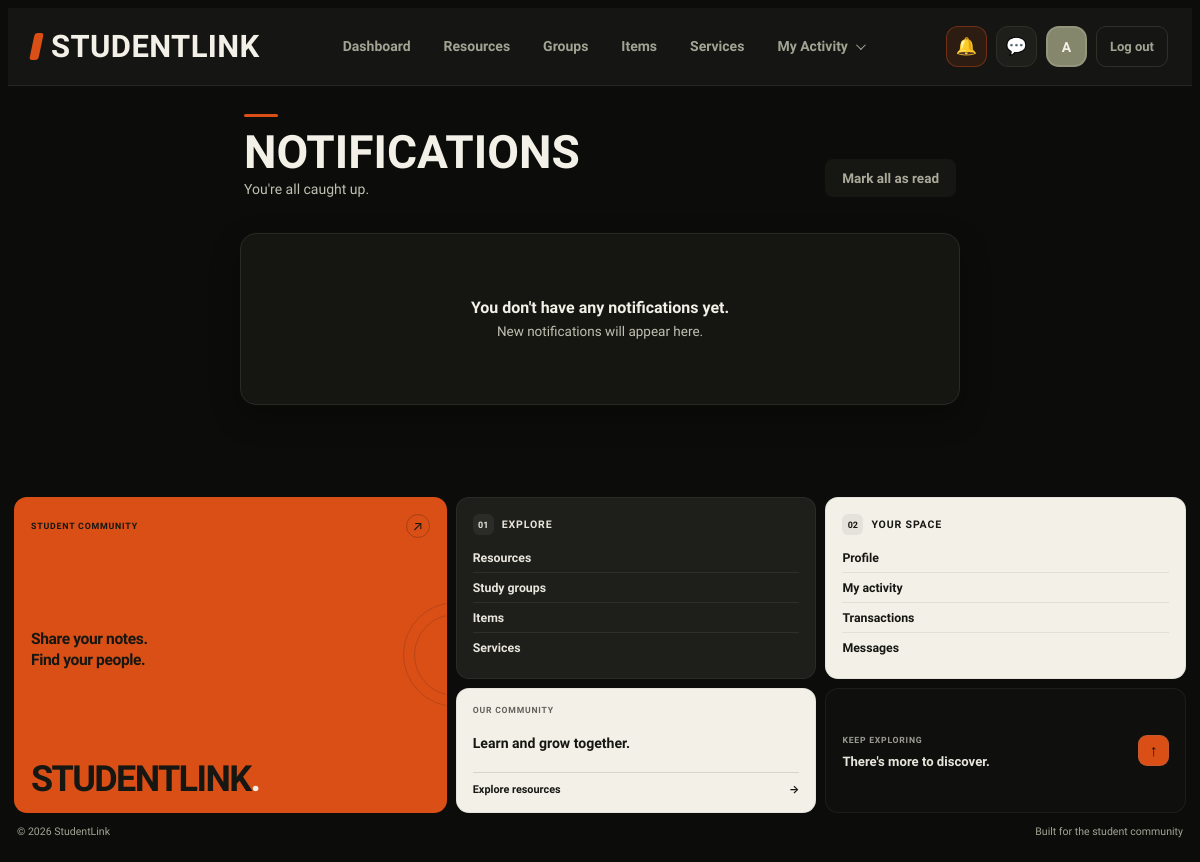
/notifications.php (signed in), run on an earlier commit of the app's database.
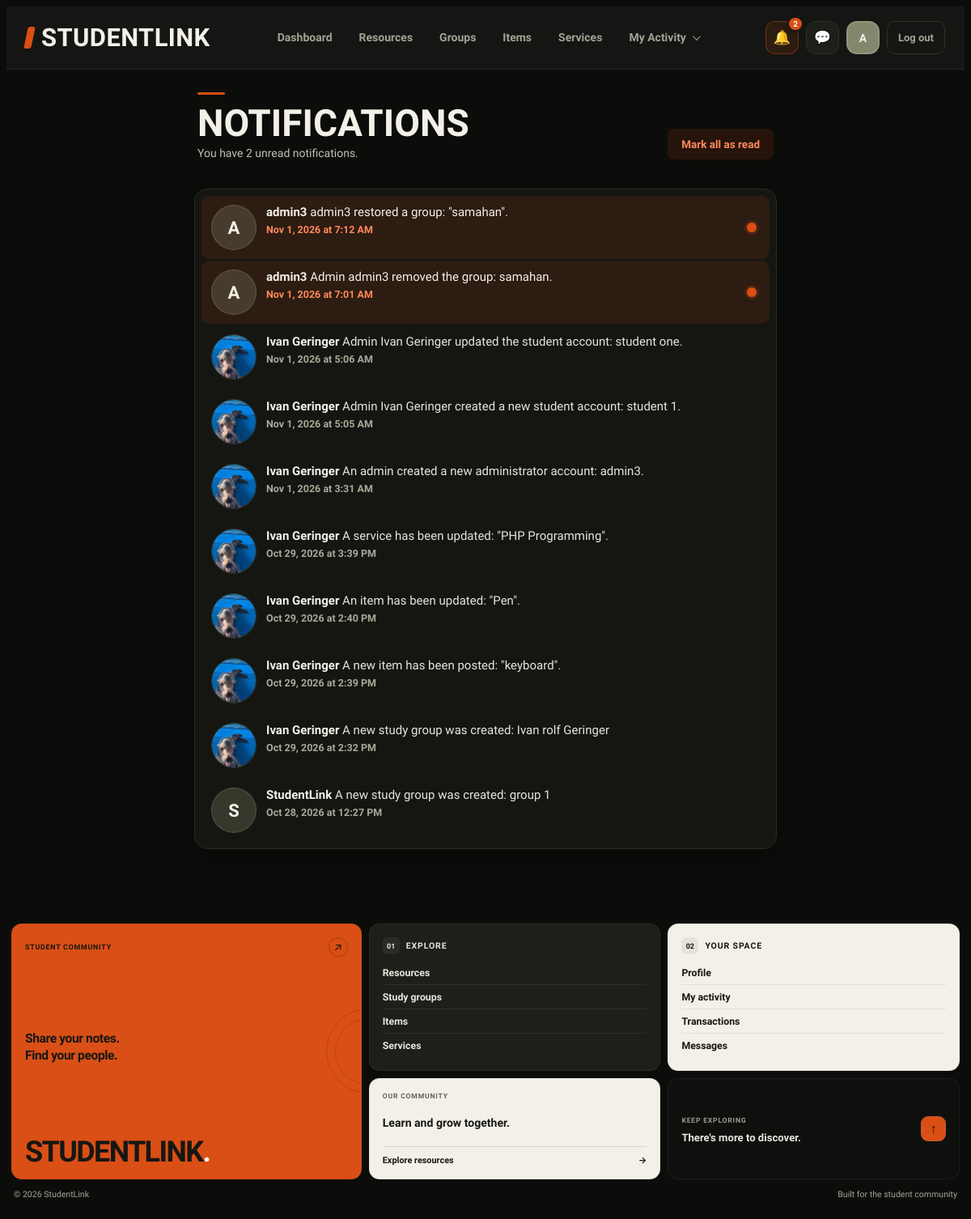
And on a later commit of the database.
### tables this page shows
CREATE TABLE `users` (
  `id` int(10) UNSIGNED NOT NULL,
  `full_name` varchar(100) NOT NULL,
  `email` varchar(150) NOT NULL,
  `password_hash` varchar(255) DEFAULT NULL,
  `google_id` varchar(64) DEFAULT NULL,
  `course` varchar(50) DEFAULT NULL,
  `year_level` varchar(20) DEFAULT NULL,
  `about` text DEFAULT NULL,
  `skills` varchar(255) DEFAULT NULL,
  `photo_path` varchar(255) DEFAULT NULL,
  `role` enum('student','admin') NOT NULL DEFAULT 'student',
  `status` enum('Active','Suspended') NOT NULL DEFAULT 'Active',
  `created_at` timestamp NOT NULL DEFAULT current_timestamp()
);

CREATE TABLE `notifications` (
  `id` int(10) UNSIGNED NOT NULL,
  `user_id` int(10) UNSIGNED NOT NULL,
  `actor_id` int(10) UNSIGNED DEFAULT NULL,
  `message` varchar(255) NOT NULL,
  `link` varchar(255) DEFAULT NULL,
  `is_read` tinyint(1) NOT NULL DEFAULT 0,
  `created_at` timestamp NOT NULL DEFAULT current_timestamp()
);

### includes/functions.php (called while the page is built, shortened)
<?php
function e($v) {
    return htmlspecialchars((string) $v, ENT_QUOTES, 'UTF-8');
}
function initials(string $name) {
    $p = preg_split('/\s+/', trim($name));
    return strtoupper(
        substr($p[0] ?? '', 0, 1) .
        (isset($p[1]) ? substr($p[1], 0, 1) : '')
    );
}

### notifications.php (the view, shortened to what this page needs)
<?php
require_once __DIR__ . '/db_connect.php';
require_once __DIR__ . '/includes/functions.php';
$userId = (int) $_SESSION['user_id'];
$notifications = [];
$stmt = $conn->prepare(
    "SELECT
        n.id,
        n.user_id,
        n.actor_id,
        n.message,
        n.link,
        n.is_read,
        n.created_at,
        u.full_name AS actor_name,
        u.photo_path AS actor_photo
     FROM notifications n
     LEFT JOIN users u ON n.actor_id = u.id
     WHERE n.user_id = ?
     ORDER BY n.created_at DESC, n.id DESC"
);
$stmt->bind_param('i', $userId);
$stmt->execute();
$result = $stmt->get_result();
while ($row = $result->fetch_assoc()) {
    $notifications[] = $row;
}
$unreadCount = 0;
foreach ($notifications as $notification) {
    if ((int) $notification['is_read'] === 0) {
        $unreadCount++;
    }
}
$active = 'notifications';
$css = ['notifications'];
include __DIR__ . '/includes/header.php';
?>
<main class="wrap narrow">
    <header class="page-head head-row">
        <div>
            <h1>Notifications</h1>
            <p class="meta">
                <?php if ($unreadCount > 0): ?>
                    You have <?= $unreadCount ?>
                    unread notification<?= $unreadCount === 1 ? '' : 's' ?>.
                <?php else: ?>
                    You're all caught up.
                <?php endif; ?>
            </p>
        </div>
        <form method="post" action="notifications.php">
            <button
                type="submit"
                class="btn btn-ghost"
                <?= $unreadCount === 0 ? 'disabled' : '' ?>
            >
                Mark all as read
            </button>
        </form>
    </header>
    <ul class="notes">
        <?php if (empty($notifications)): ?>
            <li class="note">
                <div>
                    <p>You don't have any notifications yet.</p>
                    <small class="meta">
                        New notifications will appear here.
                    </small>
                </div>
            </li>
        <?php else: ?>
            <?php foreach ($notifications as $n): ?>
                <?php
                $unread = (int) $n['is_read'] === 0;
                $actorName = !empty($n['actor_name'])
                    ? $n['actor_name']
                    : 'StudentLink';
                $actorPhoto = trim($n['actor_photo'] ?? '');
                $avatarInitials = initials($actorName);
                $createdAt = strtotime($n['created_at']);
                ?>
                <li class="note<?= $unread ? ' unread' : '' ?>">
                    <div class="notification-avatar">
                        <?php if ($actorPhoto !== ''): ?>
                            <img
                                src="<?= e($actorPhoto) ?>"
                                alt="<?= e($actorName) ?>"
                                onerror="this.style.display='none'; this.nextElementSibling.style.display='flex';"
                            >
                        <?php else: ?>
                            <span class="avatar-fallback">
                                <?= e($avatarInitials) ?>
                            </span>
                        <?php endif; ?>
                    </div>
                    <div class="notification-content">
                        <p class="notification-message">
                            <strong><?= e($actorName) ?></strong>
                            <?= nl2br(e($n['message'])) ?>
                        </p>
                        <time datetime="<?= e(date('c', $createdAt)) ?>">
                            <?= e(date('M j, Y \a\t g:i A', $createdAt)) ?>
                        </time>
                        <form method="post" action="notifications.php">
                        </form>
                    </div>
                    <?php if ($unread): ?>
                        <span
                            class="notification-unread-dot"
                            aria-label="Unread notification"
                        ></span>
                    <?php endif; ?>
                </li>
            <?php endforeach; ?>
        <?php endif; ?>
    </ul>
</main>
<?php include __DIR__ . '/includes/footer.php'; ?>

### includes/header.php (shortened to what this page needs)
<?php
require_once __DIR__ . '/functions.php';
require_once __DIR__ . '/../db_connect.php';
$css = $css ?? [];
$active = $active ?? '';
$bare = $bare ?? false;
$headerName = $_SESSION['full_name']
    ?? $_SESSION['user']
    ?? 'Student';
$headerPhoto = '';
$unreadNotificationCount = 0;
if (!empty($_SESSION['user_id'])) {
    $headerUserId = (int) $_SESSION['user_id'];
    $photoStmt = $conn->prepare("
        SELECT full_name, photo_path
        FROM users
        WHERE id = ?
        LIMIT 1
    ");
    if ($photoStmt) {
        $photoStmt->bind_param('i', $headerUserId);
        $photoStmt->execute();
        $photoResult = $photoStmt->get_result();
        $headerUser = $photoResult->fetch_assoc();
        if ($headerUser) {
            $headerName = $headerUser['full_name'] ?: $headerName;
        }
    }
    $notificationStmt = $conn->prepare("
        SELECT COUNT(*) AS unread_count
        FROM notifications
        WHERE user_id = ?
        AND is_read = 0
    ");
    if ($notificationStmt) {
        $notificationStmt->bind_param('i', $headerUserId);
        $notificationStmt->execute();
        $notificationResult = $notificationStmt->get_result();
        $notificationRow = $notificationResult->fetch_assoc();
        $unreadNotificationCount = (int) (
            $notificationRow['unread_count'] ?? 0
        );
    }
}
?>
<!DOCTYPE html>
<html lang="en">
<head>
    <?php foreach ($css as $stylesheet): ?>
        <link
            rel="stylesheet"
            href="css/<?= e($stylesheet) ?>.css"
        >
    <?php endforeach; ?>
</head>
<body>
<?php if (!$bare): ?>
<nav class="nav" aria-label="Main navigation">
    <a class="logo" href="dashboard.php">StudentLink</a>
    <div class="nav-links">
        <?php
        $navigation = [
            'dashboard' => 'Dashboard',
            'resources' => 'Resources',
            'groups'    => 'Groups',
            'items'     => 'Items',
            'services'  => 'Services'
        ];
        foreach ($navigation as $key => $label):
        ?>
            <a
                href="<?= e($key) ?>.php"
                <?= $active === $key ? 'aria-current="page"' : '' ?>
            >
                <?= e($label) ?>
            </a>
        <?php endforeach; ?>
        <div class="activity-menu" id="activity-menu">
            <button
                type="button"
                class="activity-trigger <?= in_array($active, ['activity', 'transactions'], true) ? 'menu-active' : '' ?>"
                id="activity-menu-button"
                aria-expanded="false"
                aria-controls="activity-dropdown"
            >
                My Activity
                <span class="activity-chevron" aria-hidden="true"></span>
            </button>
        </div>
    </div>
    <div class="nav-tools">
        <a
            class="icon-btn notification-link"
            href="notifications.php"
            aria-label="<?= $unreadNotificationCount > 0
                ? 'Notifications, ' . $unreadNotificationCount . ' unread'
                : 'Notifications' ?>"
            title="Notifications"
            <?= $active === 'notifications' ? 'aria-current="page"' : '' ?>
        >
            &#128276;
            <?php if ($unreadNotificationCount > 0): ?>
                <span class="notification-badge">
                    <?= $unreadNotificationCount > 99
                        ? '99+'
                        : $unreadNotificationCount ?>
                </span>
            <?php endif; ?>
        </a>
        <a
            class="icon-btn"
            href="messages.php"
            aria-label="Messages"
            title="Messages"
            <?= $active === 'messages' ? 'aria-current="page"' : '' ?>
        >
            &#128172;
        </a>
        <a
            class="avatar"
            href="profile.php"
            aria-label="Your profile"
            title="<?= e($headerName) ?>"
        >
            <?php if ($headerPhoto !== ''): ?>
                <img
                    src="<?= e($headerPhoto) ?>"
                    alt="Your profile photo"
                >
            <?php else: ?>
                <?= e(initials($headerName)) ?>
            <?php endif; ?>
        </a>
        <a class="logout" href="logout.php">Log out</a>
    </div>
</nav>
<?php endif; ?>
</body>
</html>

### includes/footer.php (shortened to what this page needs)
<?php if (!($bare ?? false)): ?>
<footer class="sl-foot" aria-label="Site footer">
    <div class="sl-grid">
        <div class="sl-tile sl-brand">
            <div class="sl-brand-top">
                <span class="sl-brand-label">STUDENT COMMUNITY</span>
                <span class="sl-brand-symbol" aria-hidden="true">↗</span>
            </div>
            <p class="sl-tag">
                Share your notes.<br>
                Find your people.
            </p>
            <div class="sl-brand-bottom">
                <span class="sl-word">STUDENTLINK<span>.</span></span>
            </div>
            <div class="sl-orbit sl-orbit-one"></div>
            <div class="sl-orbit sl-orbit-two"></div>
        </div>
        <nav class="sl-tile sl-explore" aria-label="Explore">
            <div class="sl-section-head">
                <span class="sl-number">01</span>
                <h2>Explore</h2>
            </div>
            <a href="resources.php">Resources <span>↗</span></a>
            <a href="groups.php">Study groups <span>↗</span></a>
            <a href="items.php">Items <span>↗</span></a>
            <a href="services.php">Services <span>↗</span></a>
        </nav>
        <nav class="sl-tile sl-space" aria-label="Your space">
            <div class="sl-section-head">
                <span class="sl-number">02</span>
                <h2>Your space</h2>
            </div>
            <a href="profile.php">Profile <span>↗</span></a>
            <a href="activity.php">My activity <span>↗</span></a>
            <a href="transactions.php">Transactions <span>↗</span></a>
            <a href="messages.php">Messages <span>↗</span></a>
        </nav>
        <div class="sl-tile sl-community">
            <span class="sl-community-label">OUR COMMUNITY</span>
            <p>Learn and grow together.</p>
            <a href="resources.php" class="sl-community-link">
                Explore resources <span>→</span>
            </a>
        </div>
        <div class="sl-tile sl-top">
            <div>
                <span class="sl-top-label">KEEP EXPLORING</span>
                <p>There's more to discover.</p>
            </div>
            <button
                type="button"
                class="sl-top-button"
                onclick="window.scrollTo({top: 0, behavior: 'smooth'});"
                aria-label="Back to top"
            >↑</button>
        </div>
    </div>
    <div class="sl-bar">
        <span>&copy; <?= date('Y') ?> StudentLink</span>
        <span>Built for the student community</span>
    </div>
</footer>
<?php endif; ?>
</body>
</html>

### includes/header.php (style rules this page uses)
:root { --nav-bg: #161714; --nav-panel: #1e1f1a; --nav-hover: #25261f; --nav-line: #302f27; --nav-line-light: #403f35; --nav-stone: #f3f0e8; --nav-muted: #a3a394; --nav-orange: #d94f16; --nav-orange-light: #ff7540; --nav-orange-soft: rgba(217, 79, 22, 0.12); --nav-olive: #85876d; --nav-head: 'Big Shoulders Display', 'Arial Narrow', Impact, sans-serif; --nav-body: 'Source Sans 3', system-ui, -apple-system, 'Segoe UI', sans-serif; }
.nav, .nav * { box-sizing: border-box; }
.nav { position: sticky; top: 0; z-index: 1000; display: flex; align-items: center; justify-content: space-between; gap: 22px; width: 100%; min-height: 78px; margin: 0; padding: 14px max(24px, calc((100% - 1440px) / 2)); color: var(--nav-stone); background: rgba(22, 23, 20, 0.96); border: 0; border-bottom: 1px solid rgba(255, 255, 255, 0.07); font-family: var(--nav-body); backdrop-filter: blur(18px); -webkit-backdrop-filter: blur(18px); }
.nav a { text-decoration: none; transition: color 0.2s ease, background 0.2s ease, border-color 0.2s ease; }
.nav .logo { display: inline-flex; align-items: center; flex-shrink: 0; color: var(--nav-stone); font-family: var(--nav-head); font-size: 31px; font-weight: 900; line-height: 1; letter-spacing: 0.4px; text-transform: uppercase; white-space: nowrap; }
.nav .logo::before { width: 9px; height: 27px; margin-right: 10px; background: var(--nav-orange); border-radius: 3px; content: ""; transform: skew(-12deg); }
.nav .nav-links { display: flex; align-items: center; justify-content: center; flex: 1; gap: 5px; min-width: 0; margin: 0; padding: 0; list-style: none; }
.nav .nav-links > a, .nav .activity-trigger { display: inline-flex; align-items: center; justify-content: center; gap: 8px; min-height: 42px; padding: 9px 13px; color: var(--nav-muted); background: transparent; border: 1px solid transparent; border-radius: 10px; font-family: var(--nav-body); font-size: 14px; font-weight: 700; line-height: 1.3; white-space: nowrap; cursor: pointer; }
.nav .activity-menu { position: relative; flex-shrink: 0; }
.nav .activity-trigger { appearance: none; -webkit-appearance: none; }
.nav .activity-trigger .activity-chevron { display: inline-block; width: 7px; height: 7px; border-right: 1.5px solid currentColor; border-bottom: 1.5px solid currentColor; transform: rotate(45deg) translateY(-2px); transition: transform 0.2s ease; }
.nav .nav-tools { display: flex; align-items: center; justify-content: flex-end; gap: 9px; flex-shrink: 0; margin: 0; padding: 0; border: 0; }
.nav .icon-btn { display: inline-flex; align-items: center; justify-content: center; flex-shrink: 0; width: 41px; height: 41px; padding: 0; color: var(--nav-stone); background: var(--nav-panel); border: 1px solid var(--nav-line); border-radius: 12px; font-family: var(--nav-body); font-size: 17px; line-height: 1; }
.nav .notification-link { position: relative; overflow: visible; }
.nav .notification-badge { position: absolute; top: -7px; right: -7px; z-index: 5; display: flex; align-items: center; justify-content: center; min-width: 19px; height: 19px; padding: 0 5px; color: #ffffff; background: #d94f16; border: 2px solid #161714; border-radius: 20px; font-family: var(--nav-body); font-size: 10px; font-weight: 800; line-height: 1; white-space: nowrap; box-shadow: 0 2px 6px rgba(0, 0, 0, 0.25); }
.nav .icon-btn:hover, .nav .icon-btn[aria-current="page"] { color: var(--nav-orange-light); background: var(--nav-orange-soft); border-color: rgba(217, 79, 22, 0.4); }
.nav .avatar { display: inline-flex; align-items: center; justify-content: center; flex-shrink: 0; width: 41px; height: 41px; color: var(--nav-stone); background: var(--nav-olive); border: 2px solid rgba(243, 240, 232, 0.12); border-radius: 13px; font-size: 14px; font-weight: 800; text-transform: uppercase; overflow: hidden; padding: 0; }
.nav .logout { display: inline-flex; align-items: center; justify-content: center; flex-shrink: 0; min-height: 41px; padding: 8px 13px; color: var(--nav-muted); background: transparent; border: 1px solid var(--nav-line); border-radius: 10px; font-size: 13px; font-weight: 700; white-space: nowrap; }

What changed in the data, as far as the page shows it:
added notifications: actor.full_name "A", actor.full_name "admin3", message "admin3 restored a group: \"samahan\".", created_at "Nov 1, 2026 at 7:12 AM", is_read 0 (drawn)
added notifications: actor.full_name "A", actor.full_name "admin3", message "Admin admin3 removed the group: samahan.", created_at "Nov 1, 2026 at 7:01 AM", is_read 0 (drawn)
added notifications: actor.photo_path (picture), actor.full_name "Ivan Geringer", message "Admin Ivan Geringer updated the student account: student one.", created_at "Nov 1, 2026 at 5:06 AM"
added notifications: actor.photo_path (picture), actor.full_name "Ivan Geringer", message "Admin Ivan Geringer created a new student account: student 1.", created_at "Nov 1, 2026 at 5:05 AM"
added notifications: actor.photo_path (picture), actor.full_name "Ivan Geringer", message "An admin created a new administrator account: admin3.", created_at "Nov 1, 2026 at 3:31 AM"
added notifications: actor.photo_path (picture), actor.full_name "Ivan Geringer", message "A service has been updated: \"PHP Programming\".", created_at "Oct 29, 2026 at 3:39 PM"
added notifications: actor.photo_path (picture), actor.full_name "Ivan Geringer", message "An item has been updated: \"Pen\".", created_at "Oct 29, 2026 at 2:40 PM"
added notifications: actor.photo_path (picture), actor.full_name "Ivan Geringer", message "A new item has been posted: \"keyboard\".", created_at "Oct 29, 2026 at 2:39 PM"
added notifications: actor.photo_path (picture), actor.full_name "Ivan Geringer", message "A new study group was created: Ivan rolf Geringer", created_at "Oct 29, 2026 at 2:32 PM"
added notifications: avatarInitials "S", actorName "StudentLink", message "A new study group was created: group 1", created_at "Oct 28, 2026 at 12:27 PM"
Also different on the page:
$unreadNotificationCount: (not shown) → "2"
$unreadCount: (not shown) → "2"
text no longer shown: "You're all caught up. You don't have any notifications yet. New notifications will appear here."
text now shown: "You have unread notification s ."
